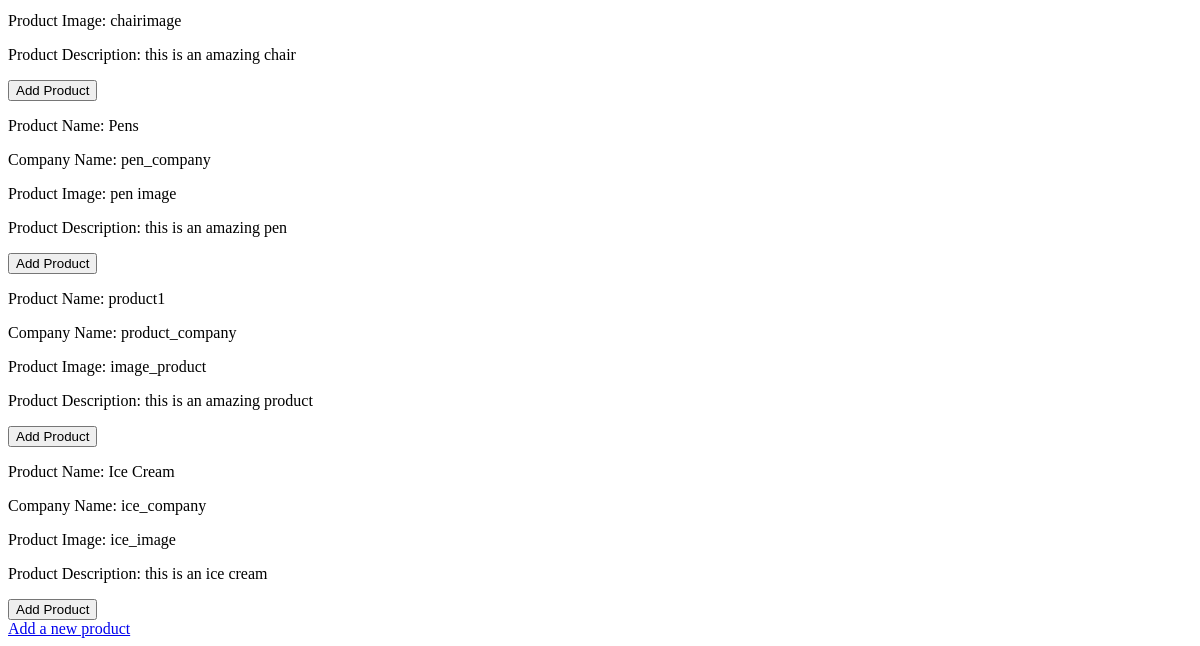
/ecommerce/products/ (lower part), run on an earlier commit of the app's database.
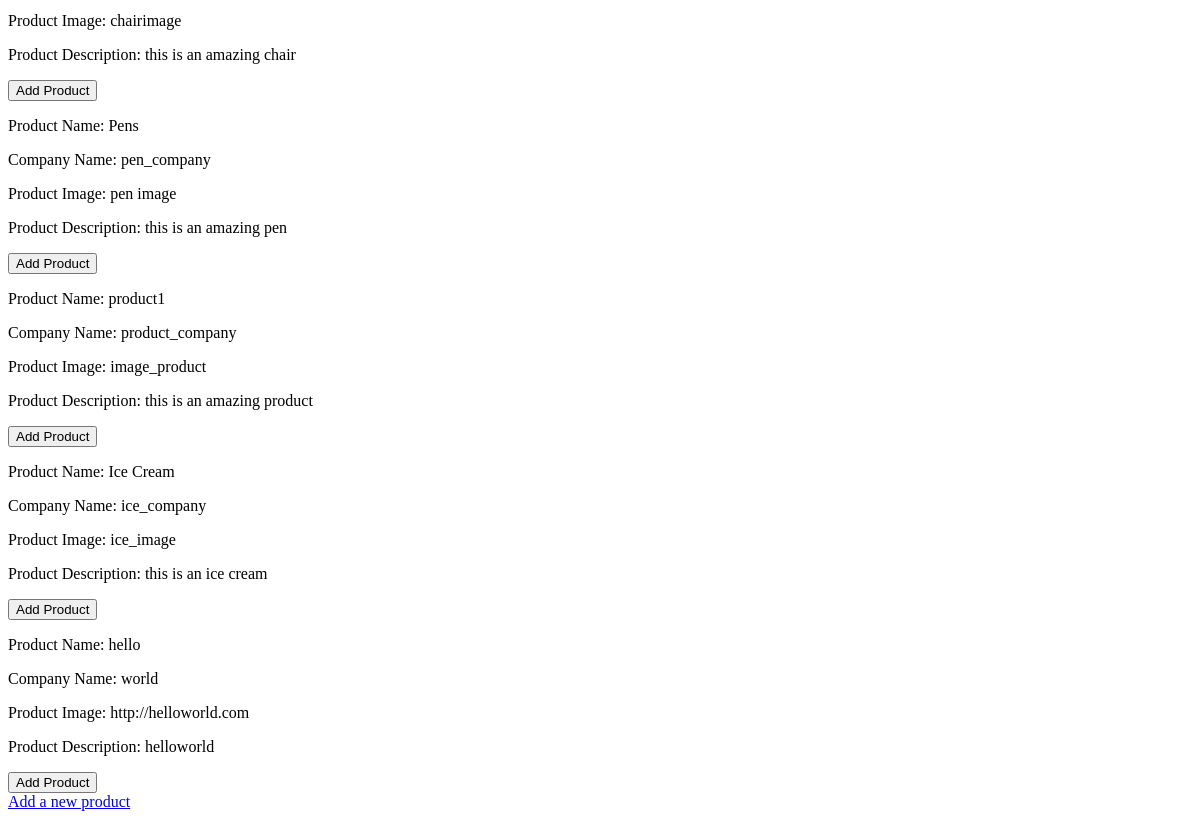
And on a later commit of the database.
### products/models.py (models this page shows, shortened)
class Product(models.Model):
    productName = models.CharField(max_length=70)
    companyName = models.CharField(max_length=70)
    imageUrl = models.URLField()
    description = models.TextField(max_length=100)

### products/views.py (the view)
# urls.py: path('products/', views.product_page, name='product' ),
def product_page(request):
    return render(request, 'products/product.html', {
        'products': Product.objects.all()
    })

### products/templates/products/product.html (shortened to what this page needs)
{% extends 'products/layout.html' %}
{% block content %}
  {% for product in products %}
    <form action="{% url 'register' %}" method='get'>
      <p>Product Name: {{ product.productName }}</p>
      <p>Company Name: {{ product.companyName }}</p>
      <p>Product Image: {{ product.imageUrl }}</p>
      <p>Product Description: {{ product.description }}</p>
      <button type="submit">Add Product</button>
    </form>
  {% endfor %}
  <a href="{% url 'addproduct' %}">Add a new product</a>
{% endblock %}

### products/templates/products/layout.html (shortened to what this page needs)
<!DOCTYPE html>
<html lang="en" dir="ltr">
  <head>
  </head>
  <body>
    {% block content %}
    {% endblock %}
  </body>
</html>

What changed in the data, as far as the page shows it:
added Product: productName "hello", companyName "world", imageUrl "http://helloworld.com", description "helloworld"
